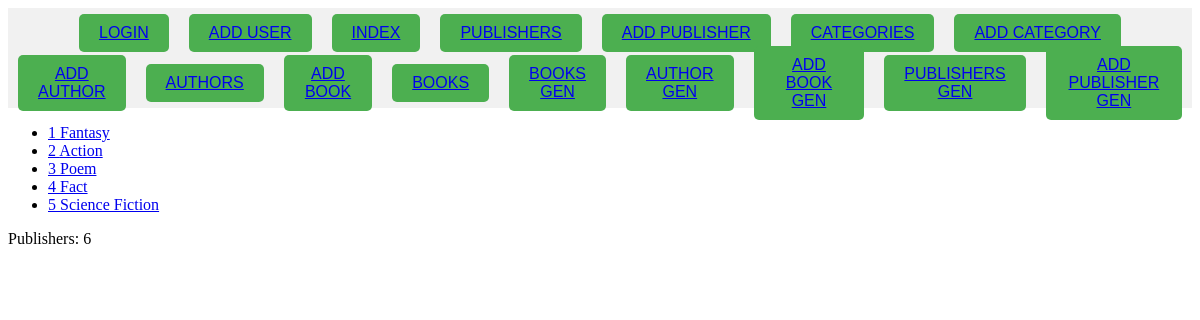
Screenshot of /books/categories/ with the database file from the repository.
### ksiazki/models.py (models this page shows)
class Category(models.Model):
    name = models.CharField(max_length=128)

### ksiazki/views.py (the view)
# urls.py: path('categories/', ksiazki_views.Categories.as_view(), name='categories'),
class Categories(View):
    def get(self, request):
        categories = Category.objects.all()
        context = {
            'context': categories
        }
        return render(request, 'ksiazki/categories.html', context)

### ksiazki/context_processor.py (called while the page is built)
def number_of_publishers(request):
    return {
        'pc': Publisher.objects.count()
    }

### ksiazki/templates/ksiazki/categories.html
{% extends 'ksiazki/index.html' %}
{% block zawartosc %}
    <ul>
    {% for category in context %}
        <li><a href="{% url 'edit_category' category.id %}"> {{ category.id }} {{ category.name }} </a></li>
    {% endfor %}
    </ul>
{% endblock %}

### rows the page displays
Category: id "1", name "Fantasy"
Category: id "2", name "Action"
Category: id "3", name "Poem"
Category: id "4", name "Fact"
Category: id "5", name "Science Fiction"

### other values shown
{{ pc }} "6"
